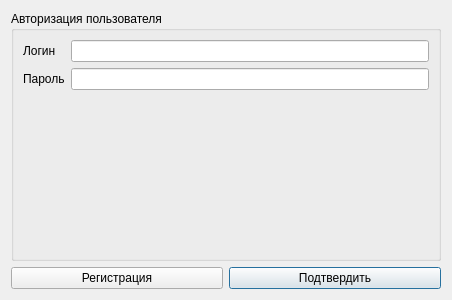
<?xml version="1.0" encoding="UTF-8"?>
<ui version="4.0">
 <class>ExtraFunction</class>
 <widget class="QDialog" name="ExtraFunction">
  <property name="geometry">
   <rect>
    <x>0</x>
    <y>0</y>
    <width>452</width>
    <height>300</height>
   </rect>
  </property>
  <property name="windowTitle">
   <string>Dialog</string>
  </property>
  <layout class="QGridLayout" name="gridLayout">
   <item row="1" column="1">
    <widget class="QPushButton" name="pushButton">
     <property name="text">
      <string>Подтвердить</string>
     </property>
    </widget>
   </item>
   <item row="1" column="0">
    <widget class="QPushButton" name="pushButton_2">
     <property name="text">
      <string>Регистрация</string>
     </property>
    </widget>
   </item>
   <item row="0" column="0" colspan="2">
    <widget class="QGroupBox" name="groupBox">
     <property name="title">
      <string>Авторизация пользователя</string>
     </property>
     <layout class="QFormLayout" name="formLayout">
      <item row="0" column="0">
       <widget class="QLabel" name="label_2">
        <property name="text">
         <string>Логин</string>
        </property>
       </widget>
      </item>
      <item row="0" column="1">
       <widget class="QLineEdit" name="Login"/>
      </item>
      <item row="1" column="0">
       <widget class="QLabel" name="label_3">
        <property name="text">
         <string>Пароль</string>
        </property>
       </widget>
      </item>
      <item row="1" column="1">
       <widget class="QLineEdit" name="Password">
        <property name="echoMode">
         <enum>QLineEdit::Password</enum>
        </property>
       </widget>
      </item>
     </layout>
    </widget>
   </item>
  </layout>
 </widget>
 <tabstops>
  <tabstop>Login</tabstop>
  <tabstop>Password</tabstop>
  <tabstop>pushButton</tabstop>
  <tabstop>pushButton_2</tabstop>
 </tabstops>
 <resources/>
 <connections/>
</ui>
